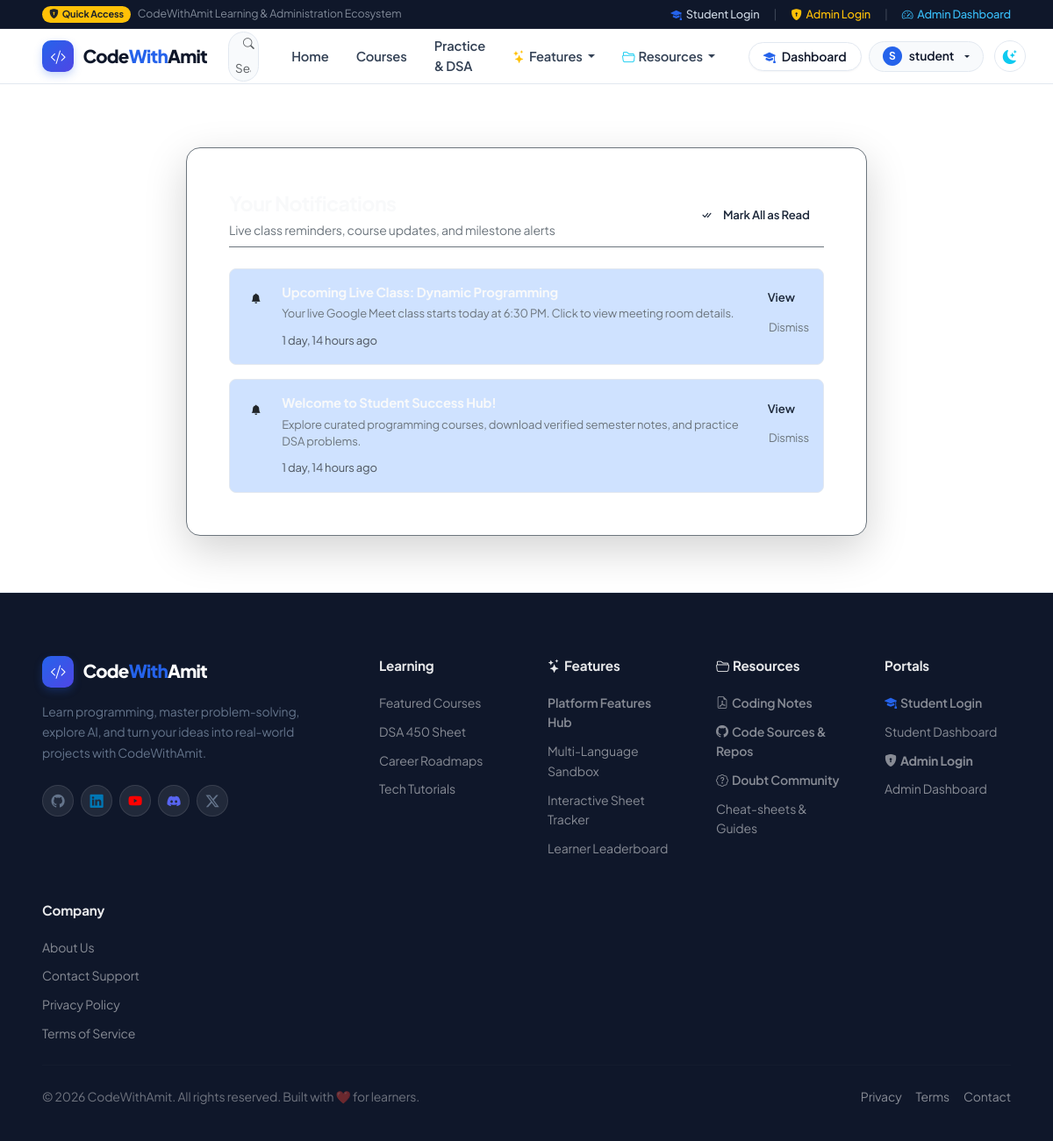
The app's page /notifications/ (signed in) with its own data.
### notifications/models.py (models this page shows, shortened)
class Notification(models.Model):
    TYPE_CHOICES = [
        ('class', 'Live Class'),
        ('course', 'Course Update'),
        ('note', 'Notes Approved'),
        ('streak', 'Coding Streak'),
        ('system', 'System Announcement'),
    ]
    user = models.ForeignKey(User, on_delete=models.CASCADE, related_name='notifications')
    title = models.CharField(max_length=200)
    message = models.TextField()
    link_url = models.CharField(max_length=255, blank=True)
    notification_type = models.CharField(max_length=20, choices=TYPE_CHOICES, default='system')
    is_read = models.BooleanField(default=False)
    created_at = models.DateTimeField(auto_now_add=True)
    class Meta:
        ordering = ['-created_at']

### notifications/views.py (the view)
# urls.py: path('', views.notification_list, name='notification_list'),
@login_required
def notification_list(request):
    notifications = Notification.objects.filter(user=request.user)
    context = {
        'notifications': notifications,
    }
    return render(request, 'notifications/notification_list.html', context)

### templates/notifications/notification_list.html (shortened to what this page needs)
{% extends 'base.html' %}
{% block content %}
<div class="container py-5 my-md-3">
    <div class="row justify-content-center">
        <div class="col-lg-8">
            <div class="card bg-surface border-secondary p-4 p-md-5 rounded-4 shadow-lg">
                <div class="d-flex justify-content-between align-items-center mb-4 pb-2 border-bottom border-secondary">
                    <div>
                        <h3 class="fw-bold text-light font-heading mb-1">Your Notifications</h3>
                        <p class="text-secondary small mb-0">Live class reminders, course updates, and milestone alerts</p>
                    </div>
                    <a href="{% url 'notifications:mark_all_read' %}" class="btn btn-outline-cyan btn-sm rounded-pill px-3">
                        <i class="bi bi-check-all me-1"></i> Mark All as Read
                    </a>
                </div>
                <div class="d-flex flex-column gap-3">
                    {% for notif in notifications %}
                        <div class="p-3 rounded-3 {% if not notif.is_read %}bg-primary-subtle border border-cyan-subtle{% else %}bg-surface-dark border border-secondary{% endif %} d-flex align-items-start justify-content-between gap-3">
                            <div class="d-flex align-items-start gap-3">
                                <div class="badge {% if not notif.is_read %}bg-cyan text-dark{% else %}bg-secondary{% endif %} p-2 rounded-circle mt-1">
                                    <i class="bi bi-bell-fill"></i>
                                </div>
                                <div>
                                    <h6 class="text-light mb-1 fw-bold">{{ notif.title }}</h6>
                                    <p class="text-secondary smaller mb-2">{{ notif.message }}</p>
                                    <span class="smaller text-muted">{{ notif.created_at|timesince }} ago</span>
                                </div>
                            </div>
                            <div class="d-flex flex-column gap-1 text-end">
                                {% if notif.link_url %}
                                    <a href="{% url 'notifications:mark_as_read' notif.pk %}" class="btn btn-cyan btn-sm rounded-pill py-0 px-3 smaller text-nowrap">
                                        View
                                    </a>
                                {% endif %}
                                {% if not notif.is_read %}
                                    <a href="{% url 'notifications:mark_as_read' notif.pk %}" class="smaller text-secondary text-decoration-none mt-1">
                                        Dismiss
                                    </a>
                                {% endif %}
                            </div>
                        </div>
                    {% empty %}
                        <div class="text-center py-5 text-muted">
                            <i class="bi bi-bell-slash fs-1 d-block mb-2"></i>
                            <h6>No notifications yet</h6>
                            <p class="smaller">When classes are scheduled or achievements unlocked, you'll be notified here.</p>
                        </div>
                    {% endfor %}
                </div>
            </div>
        </div>
    </div>
</div>
{% endblock %}

### templates/base.html (shortened to what this page needs)
{% load static %}
<!DOCTYPE html>
<html lang="en" data-bs-theme="dark">
<head>
    <link href="https://cdn.jsdelivr.net/npm/bootstrap@5.3.3/dist/css/bootstrap.min.css" rel="stylesheet">
    <link rel="stylesheet" href="https://cdn.jsdelivr.net/npm/bootstrap-icons@1.11.3/font/bootstrap-icons.min.css">
    <link rel="stylesheet" href="{% static 'css/codewithamit.css' %}?v=3.0">
    <link rel="stylesheet" href="{% static 'css/styles.css' %}?v=5.0">
</head>
<body class="cwa-theme d-flex flex-column min-vh-100">
    <div class="cwa-announcement-bar d-none d-lg-block">
        <div class="container-fluid px-3 px-xl-5">
            <div class="d-flex justify-content-between align-items-center">
                <div class="d-flex align-items-center gap-2">
                    <span class="badge bg-warning text-dark rounded-pill px-2 py-1 fw-bold" style="font-size:0.68rem;"><i class="bi bi-shield-lock-fill me-1"></i>Quick Access</span>
                    <span class="d-none d-xl-inline" style="font-size:0.78rem;opacity:0.6;">CodeWithAmit Learning &amp; Administration Ecosystem</span>
                </div>
                <div class="d-flex align-items-center gap-3">
                    <a href="{% url 'accounts:student_login' %}" class="cwa-topbar-link"><i class="bi bi-mortarboard-fill text-primary"></i> Student Login</a>
                    <span class="opacity-25">|</span>
                    <a href="{% url 'accounts:admin_login' %}" class="cwa-topbar-link text-warning"><i class="bi bi-shield-lock-fill"></i> Admin Login</a>
                    <span class="opacity-25">|</span>
                    <a href="{% url 'dashboard:admin_dashboard' %}" class="cwa-topbar-link" style="color:#38bdf8;"><i class="bi bi-speedometer2"></i> Admin Dashboard</a>
                </div>
            </div>
        </div>
    </div>
    <header class="cwa-navbar" id="main-nav">
        <div class="container-fluid px-3 px-xl-5 d-flex align-items-center justify-content-between" style="height:62px;">
            <a class="cwa-brand me-auto me-xl-0" href="{% url 'core:home' %}">
                <span class="cwa-brand-icon"><i class="bi bi-code-slash"></i></span>
                <span class="cwa-brand-name">Code<span class="cwa-brand-accent">With</span>Amit</span>
            </a>
            <form class="d-none d-xl-flex mx-4" action="{% url 'core:search' %}" method="GET" style="max-width: 300px; width: 100%;">
                <div class="input-group input-group-sm rounded-pill overflow-hidden" style="border: 1.5px solid var(--cwa-border); background: var(--cwa-bg-subtle);">
                    <span class="input-group-text bg-transparent border-0 text-muted ps-3 pe-1"><i class="bi bi-search" style="font-size: 0.8rem;"></i></span>
                    <input type="text" name="q" class="form-control bg-transparent border-0 py-1" placeholder="Search courses, practice sets..." value="{{ request.GET.q|default:'' }}" style="font-size: 0.84rem;">
                </div>
            </form>
            <nav class="d-none d-xl-flex align-items-center gap-1 me-3">
                <a class="cwa-nav-link {% if request.resolver_match.url_name == 'home' %}active{% endif %}" href="{% url 'core:home' %}">Home</a>
                <a class="cwa-nav-link {% if request.resolver_match.app_name == 'courses' %}active{% endif %}" href="{% url 'courses:course_list' %}">Courses</a>
                <a class="cwa-nav-link {% if request.resolver_match.app_name == 'coding_practice' %}active{% endif %}" href="{% url 'coding_practice:problem_list' %}">Practice &amp; DSA</a>
                <div class="position-relative">
                    <a class="cwa-nav-link dropdown-toggle {% if request.resolver_match.url_name == 'features' %}active{% endif %}" href="#" role="button" data-bs-toggle="dropdown" aria-expanded="false">
                        <i class="bi bi-stars text-warning me-1"></i>Features
                    </a>
                </div>
                <div class="position-relative">
                    <a class="cwa-nav-link dropdown-toggle " href="#" role="button" data-bs-toggle="dropdown" aria-expanded="false">
                        <i class="bi bi-folder2-open text-info me-1"></i>Resources
                    </a>
                </div>
            </nav>
            <div class="d-none d-xl-flex align-items-center gap-2 ms-2">
                {% if request.user.is_authenticated %}
                    <a href="{% url 'dashboard:student_dashboard' %}" class="cwa-btn-secondary py-1 px-3" style="font-size:0.88rem;">
                        <i class="bi bi-mortarboard-fill text-primary"></i> Dashboard
                    </a>
                    <div class="dropdown">
                        <button class="btn btn-sm rounded-pill border dropdown-toggle d-inline-flex align-items-center gap-2 px-3 py-1" type="button" data-bs-toggle="dropdown" style="border-color:var(--cwa-border);background:var(--cwa-bg-subtle);">
                            <span class="rounded-circle bg-primary text-white d-inline-flex align-items-center justify-content-center fw-bold" style="width:22px;height:22px;font-size:0.75rem;">{{ request.user.username|first|upper }}</span>
                            <span class="fw-semibold" style="font-size:0.87rem;color:var(--cwa-text-heading);">{{ request.user.username }}</span>
                        </button>
                    </div>
                {% endif %}
                <button type="button" class="cwa-theme-toggle ms-1" onclick="togglePlatformTheme()" aria-label="Toggle Dark / Light Theme" title="Toggle Theme">
                    <i class="bi bi-moon-stars-fill text-info theme-icon-moon"></i>
                </button>
            </div>
        </div>
    </header>
    <main class="flex-grow-1">
        {% block content %}{% endblock %}
    </main>
    <footer class="cwa-footer">
        <div class="container px-3 px-xl-5">
            <div class="row g-4 g-lg-5">
                <div class="col-lg-4 col-md-6">
                    <a class="cwa-brand mb-3 d-inline-flex" href="{% url 'core:home' %}">
                        <span class="cwa-brand-icon"><i class="bi bi-code-slash"></i></span>
                        <span class="cwa-brand-name">Code<span class="cwa-brand-accent">With</span>Amit</span>
                    </a>
                    <p class="small mb-4" style="line-height: 1.7; max-width: 320px; color: var(--cwa-text-muted);">
                        Learn programming, master problem-solving, explore AI, and turn your ideas into real-world projects with CodeWithAmit.
                    </p>
                    <div class="d-flex gap-2 flex-wrap">
                        <a href="https://github.com" target="_blank" rel="noopener noreferrer" class="cwa-social-btn" title="GitHub"><i class="bi bi-github"></i></a>
                        <a href="https://linkedin.com" target="_blank" rel="noopener noreferrer" class="cwa-social-btn" style="color:#0077b5;" title="LinkedIn"><i class="bi bi-linkedin"></i></a>
                        <a href="https://youtube.com" target="_blank" rel="noopener noreferrer" class="cwa-social-btn" style="color:#ff0000;" title="YouTube"><i class="bi bi-youtube"></i></a>
                        <a href="https://discord.com" target="_blank" rel="noopener noreferrer" class="cwa-social-btn" style="color:#5865f2;" title="Discord"><i class="bi bi-discord"></i></a>
                        <a href="https://twitter.com" target="_blank" rel="noopener noreferrer" class="cwa-social-btn" title="Twitter / X"><i class="bi bi-twitter-x"></i></a>
                    </div>
                </div>
                <div class="col-lg-2 col-md-3 col-6">
                    <h6 class="cwa-footer-heading">Learning</h6>
                    <ul class="cwa-footer-links">
                        <li><a href="{% url 'courses:course_list' %}">Featured Courses</a></li>
                        <li><a href="{% url 'coding_practice:problem_list' %}">DSA 450 Sheet</a></li>
                        <li><a href="{% url 'roadmaps:roadmap_list' %}">Career Roadmaps</a></li>
                        <li><a href="{% url 'tutorials:tutorial_list' %}">Tech Tutorials</a></li>
                    </ul>
                </div>
                <div class="col-lg-2 col-md-3 col-6">
                    <h6 class="cwa-footer-heading" style="color: #f59e0b;"><i class="bi bi-stars me-1"></i>Features</h6>
                    <ul class="cwa-footer-links">
                        <li><a href="{% url 'core:features' %}" class="fw-semibold text-warning">Platform Features Hub</a></li>
                        <li><a href="{% url 'coding_practice:problem_list' %}">Multi-Language Sandbox</a></li>
                        <li><a href="{% url 'coding_practice:problem_list' %}">Interactive Sheet Tracker</a></li>
                        <li><a href="{% url 'global_leaderboard' %}">Learner Leaderboard</a></li>
                    </ul>
                </div>
                <div class="col-lg-2 col-md-3 col-6">
                    <h6 class="cwa-footer-heading" style="color: #38bdf8;"><i class="bi bi-folder2-open me-1"></i>Resources</h6>
                    <ul class="cwa-footer-links">
                        <li><a href="{% url 'notes:note_list' %}" class="fw-semibold text-danger"><i class="bi bi-file-earmark-pdf me-1"></i>Coding Notes</a></li>
                        <li><a href="{% url 'code_sources:list' %}" class="fw-semibold" style="color: #38bdf8;"><i class="bi bi-github me-1"></i>Code Sources &amp; Repos</a></li>
                        <li><a href="{% url 'community:doubt_list' %}" class="fw-semibold" style="color: #f59e0b;"><i class="bi bi-patch-question me-1"></i>Doubt Community</a></li>
                        <li><a href="{% url 'tutorials:tutorial_list' %}">Cheat-sheets &amp; Guides</a></li>
                    </ul>
                </div>
                <div class="col-lg-2 col-md-3 col-6">
                    <h6 class="cwa-footer-heading">Portals</h6>
                    <ul class="cwa-footer-links">
                        <li><a href="{% url 'accounts:student_login' %}" class="fw-semibold"><i class="bi bi-mortarboard-fill text-primary me-1"></i>Student Login</a></li>
                        <li><a href="{% url 'dashboard:student_dashboard' %}">Student Dashboard</a></li>
                        <li><a href="{% url 'accounts:admin_login' %}" class="fw-bold" style="color:#d97706;"><i class="bi bi-shield-lock-fill me-1"></i>Admin Login</a></li>
                        <li><a href="{% url 'dashboard:admin_dashboard' %}">Admin Dashboard</a></li>
                    </ul>
                </div>
                <div class="col-lg-2 col-md-3 col-6">
                    <h6 class="cwa-footer-heading">Company</h6>
                    <ul class="cwa-footer-links">
                        <li><a href="{% url 'core:about' %}">About Us</a></li>
                        <li><a href="{% url 'core:contact' %}">Contact Support</a></li>
                        <li><a href="{% url 'core:privacy_policy' %}">Privacy Policy</a></li>
                        <li><a href="{% url 'core:terms_of_service' %}">Terms of Service</a></li>
                    </ul>
                </div>
            </div>
            <hr class="my-4" style="border-color: rgba(255,255,255,0.08);">
            <div class="d-flex flex-column flex-md-row justify-content-between align-items-center gap-2 small" style="color: rgba(255,255,255,0.4);">
                <p class="mb-0">© 2026 CodeWithAmit. All rights reserved. Built with ❤️ for learners.</p>
                <div class="d-flex gap-3 flex-wrap">
                    <a href="{% url 'core:privacy_policy' %}" style="color:rgba(255,255,255,0.5);" class="text-decoration-none">Privacy</a>
                    <a href="{% url 'core:terms_of_service' %}" style="color:rgba(255,255,255,0.5);" class="text-decoration-none">Terms</a>
                    <a href="{% url 'core:contact' %}" style="color:rgba(255,255,255,0.5);" class="text-decoration-none">Contact</a>
                </div>
            </div>
        </div>
    </footer>
</body>
</html>

### records on screen
Notification: title "Upcoming Live Class: Dynamic Programming", message "Your live Google Meet class starts today at 6:30 PM. Click to view meeting room details.", created_at "1 day, 14 hours", link_url "View", is_read "Dismiss"
Notification: title "Welcome to Student Success Hub!", message "Explore curated programming courses, download verified semester notes, and practice DSA problems.", created_at "1 day, 14 hours", link_url "View", is_read "Dismiss"

### other values on screen
{{ request.user.username|first|upper }} "S"
{{ request.user.username }} "student"
